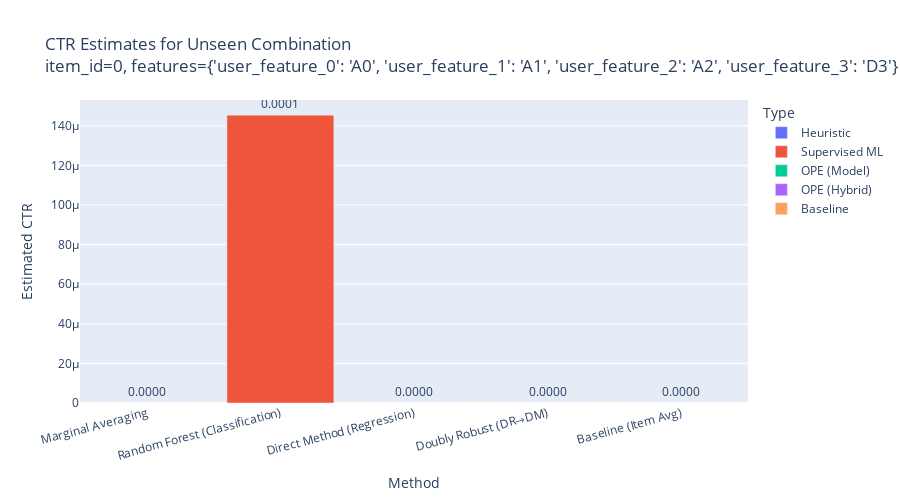

Notebook cell for this chart:
### Code cell
# Final Comprehensive Comparison
print("\n" + "="*70)
print("COMPREHENSIVE COMPARISON: All Methods")
print("="*70)
print(f"Target: item_id={target_item}")
print(f"Features: {target_combo}")
print(f"Status: UNSEEN combination (0 logged observations)")
print()
print(f"{'Method':<30} {'Estimate':<12} {'Notes'}")
print("-"*70)
print(f"{'1. Marginal Averaging':<30} {marginal_estimate:>10.4f}   Heuristic")
print(f"{'2. Random Forest (Direct)':<30} {rf_estimate:>10.4f}   Supervised ML")
print(f"{'3. DM (Reward Model)':<30} {dm_estimate:>10.4f}   Model-based")
print(f"{'4. DR (reduces to DM)':<30} {dm_estimate:>10.4f}   No IPS term")
print(f"{'5. Baseline (Item Avg)':<30} {estimates['overall_item_avg']:>10.4f}   Simple avg")
print("="*70)
print()
print("Recommendations:")
print("• Use DM/DR with a good reward model for unseen combinations")
print("• Marginal averaging is interpretable but may miss interactions")  
print("• For SEEN combinations, DR > IPS > DM (typically)")
print("• For UNSEEN combinations, DM is the only propensity-based option")
print("="*70)

# Updated visualization
comparison_df_full = pd.DataFrame({
    'Method': [
        'Marginal\nAveraging', 
        'Random Forest\n(Classification)',
        'Direct Method\n(Regression)',
        'Doubly Robust\n(DR→DM)',
        'Baseline\n(Item Avg)'
    ],
    'Estimated_CTR': [
        marginal_estimate, 
        rf_estimate, 
        dm_estimate,
        dm_estimate,  # Same as DM for unseen
        estimates['overall_item_avg']
    ],
    'Type': [
        'Heuristic',
        'Supervised ML',
        'OPE (Model)',
        'OPE (Hybrid)',
        'Baseline'
    ]
})

fig = px.bar(comparison_df_full, 
             x='Method', 
             y='Estimated_CTR',
             color='Type',
             title=f'CTR Estimates for Unseen Combination<br>item_id={target_item}, features={target_combo}',
             labels={'Estimated_CTR': 'Estimated CTR'},
             text='Estimated_CTR',
             height=500)

fig.update_traces(texttemplate='%{text:.4f}', textposition='outside')
fig.update_layout(showlegend=True, xaxis_tickangle=-15)
fig.show()

### Figure 1 — Plotly figure (JSON) as saved in the notebook; plotly's stock layout.template omitted (floating-point values rounded to 4 significant figures)
{"data": [{"hovertemplate": "Type=Heuristic<br>Method=%{x}<br>Estimated CTR=%{text}<extra></extra>", "legendgroup": "Heuristic", "marker": {"color": "#636efa", "pattern": {"shape": ""}}, "name": "Heuristic", "orientation": "v", "showlegend": true, "text": [0.0], "textposition": "outside", "texttemplate": "%{text:.4f}", "type": "bar", "x": ["Marginal\nAveraging"], "xaxis": "x", "y": [0.0], "yaxis": "y"}, {"hovertemplate": "Type=Supervised ML<br>Method=%{x}<br>Estimated CTR=%{text}<extra></extra>", "legendgroup": "Supervised ML", "marker": {"color": "#EF553B", "pattern": {"shape": ""}}, "name": "Supervised ML", "orientation": "v", "showlegend": true, "text": [0.0001454], "textposition": "outside", "texttemplate": "%{text:.4f}", "type": "bar", "x": ["Random Forest\n(Classification)"], "xaxis": "x", "y": [0.0001454], "yaxis": "y"}, {"hovertemplate": "Type=OPE (Model)<br>Method=%{x}<br>Estimated CTR=%{text}<extra></extra>", "legendgroup": "OPE (Model)", "marker": {"color": "#00cc96", "pattern": {"shape": ""}}, "name": "OPE (Model)", "orientation": "v", "showlegend": true, "text": [0.0], "textposition": "outside", "texttemplate": "%{text:.4f}", "type": "bar", "x": ["Direct Method\n(Regression)"], "xaxis": "x", "y": [0.0], "yaxis": "y"}, {"hovertemplate": "Type=OPE (Hybrid)<br>Method=%{x}<br>Estimated CTR=%{text}<extra></extra>", "legendgroup": "OPE (Hybrid)", "marker": {"color": "#ab63fa", "pattern": {"shape": ""}}, "name": "OPE (Hybrid)", "orientation": "v", "showlegend": true, "text": [0.0], "textposition": "outside", "texttemplate": "%{text:.4f}", "type": "bar", "x": ["Doubly Robust\n(DR→DM)"], "xaxis": "x", "y": [0.0], "yaxis": "y"}, {"hovertemplate": "Type=Baseline<br>Method=%{x}<br>Estimated CTR=%{text}<extra></extra>", "legendgroup": "Baseline", "marker": {"color": "#FFA15A", "pattern": {"shape": ""}}, "name": "Baseline", "orientation": "v", "showlegend": true, "text": [0.0], "textposition": "outside", "texttemplate": "%{text:.4f}", "type": "bar", "x": ["Baseline\n(Item Avg)"], "xaxis": "x", "y": [0.0], "yaxis": "y"}], "layout": {"barmode": "relative", "height": 500, "legend": {"title": {"text": "Type"}, "tracegroupgap": 0}, "showlegend": true, "title": {"text": "CTR Estimates for Unseen Combination<br>item_id=0, features={'user_feature_0': 'A0', 'user_feature_1': 'A1', 'user_feature_2': 'A2', 'user_feature_3': 'D3'}"}, "xaxis": {"anchor": "y", "domain": [0, 1], "tickangle": -15, "title": {"text": "Method"}}, "yaxis": {"anchor": "x", "domain": [0, 1], "title": {"text": "Estimated CTR"}}}}
